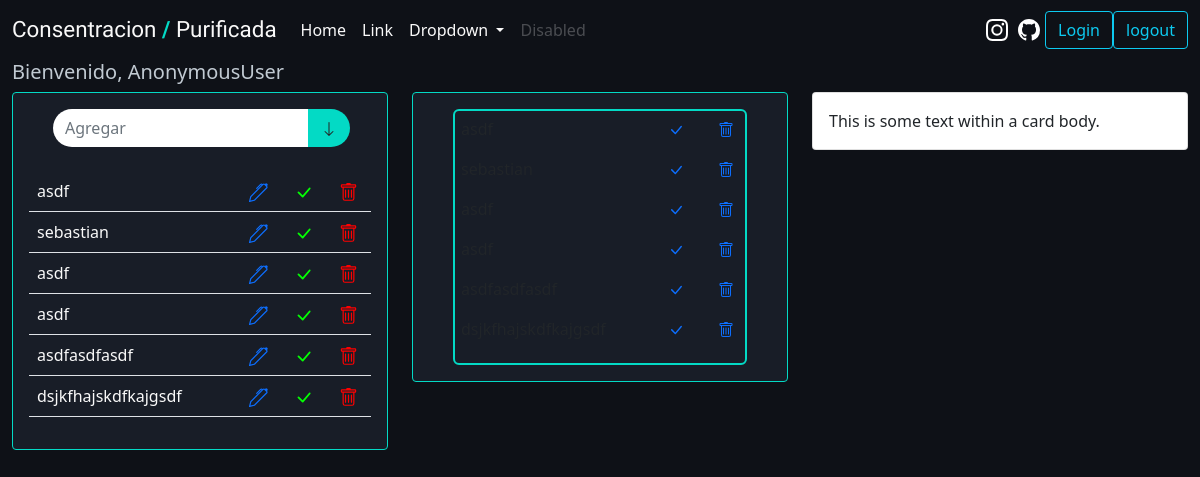
/, run on an earlier commit of the app's database.
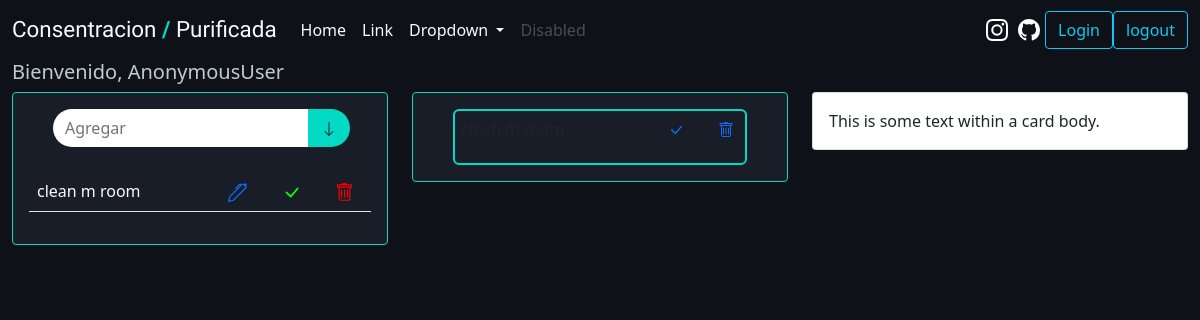
And on a later commit of the database.
### list/models.py (models this page shows, shortened)
class List(models.Model):
    item = models.CharField(max_length=255)
    completed = models.BooleanField(default=False)

### list/views.py (the view)
# urls.py: 2. Add a URL to urlpatterns:  path('', views.home, name='home')
def home(request):
    if request.method == 'POST':
        form = ListForm(request.POST or None)
        if form.is_valid():
            form.save()
            all_items = List.objects.all
            messages.success(request, ('item has been added to list'))
            return render(request, 'home.html', {'all_items': all_items})
    else:
        all_items = List.objects.all
        return render(request, 'home.html', {'all_items': all_items})

### templates/home.html (shortened to what this page needs)
{% extends './base.html' %}
{% load static %}
{% block content %}
<h5 style="color: #c1cad2;">Bienvenido, {{ request.user }}</h5>
<div class="row">
    <div class="col">
        <div style="background: #181d27; border-color: #03dac5;" class="card">
            <div class="card-body">
                <body>
                    <div class="container">
                        <div id="content">
                            <form class='form-inline' method="POST">
                                <div class="input-group">
                                <input name="item" type='text' id='search' class="form-control search-form" placeholder="Agregar">
                                <span class="input-group-btn" style="width:39px">
                                    <button style="background: #03dac5;" id="search-this" type="submit" class="pull-right btn btn-default search-btn">
                                    </button>
                                </span>
                                </div>
                            </form>
                        </div>
                    </div>
                </body>
                <br>
                {% if all_items %}
                    <table class="table">
                    {% for things in all_items %}
                        {% if things.completed %}
                            <tr style="background-color: #03dac5a4;">
                                <td style="text-decoration: line-through;">{{ things.item }}</td>
                                <td><center><a href="{% url 'list:edit' things.id %}">
                                    <svg xmlns="http://www.w3.org/2000/svg" width="19" height="19" fill="currentColor" class="bi bi-pen" viewBox="0 0 16 16">
                                        <path d="m13.498.795.149-.149a1.207 1.207 0 1 1 1.707 1.708l-.149.148a1.5 1.5 0 0 1-.059 2.059L4.854 14.854a.5.5 0 0 1-.233.131l-4 1a.5.5 0 0 1-.606-.606l1-4a.5.5 0 0 1 .131-.232l9.642-9.642a.5.5 0 0 0-.642.056L6.854 4.854a.5.5 0 1 1-.708-.708L9.44.854A1.5 1.5 0 0 1 11.5.796a1.5 1.5 0 0 1 1.998-.001zm-.644.766a.5.5 0 0 0-.707 0L1.95 11.756l-.764 3.057 3.057-.764L14.44 3.854a.5.5 0 0 0 0-.708l-1.585-1.585z"/>
                                      </svg>
                                </a></center></td>
                                <td><center><a href="{% url 'list:uncross' things.id %}">
                                    <svg style="color: rgb(0, 255, 0);" xmlns="http://www.w3.org/2000/svg" width="20" height="20" fill="currentColor" class="bi bi-check-all" viewBox="0 0 16 16">
                                        <path d="M8.97 4.97a.75.75 0 0 1 1.07 1.05l-3.99 4.99a.75.75 0 0 1-1.08.02L2.324 8.384a.75.75 0 1 1 1.06-1.06l2.094 2.093L8.95 4.992a.252.252 0 0 1 .02-.022zm-.92 5.14.92.92a.75.75 0 0 0 1.079-.02l3.992-4.99a.75.75 0 1 0-1.091-1.028L9.477 9.417l-.485-.486-.943 1.179z"/>
                                      </svg>
                                </a></center></td>
                                <td><center><a href="{% url 'list:delete' things.id %}">
                                    <svg style="color: red;" xmlns="http://www.w3.org/2000/svg" width="19" height="19" fill="currentColor" class="bi bi-trash-fill" viewBox="0 0 16 16">
                                        <path d="M2.5 1a1 1 0 0 0-1 1v1a1 1 0 0 0 1 1H3v9a2 2 0 0 0 2 2h6a2 2 0 0 0 2-2V4h.5a1 1 0 0 0 1-1V2a1 1 0 0 0-1-1H10a1 1 0 0 0-1-1H7a1 1 0 0 0-1 1H2.5zm3 4a.5.5 0 0 1 .5.5v7a.5.5 0 0 1-1 0v-7a.5.5 0 0 1 .5-.5zM8 5a.5.5 0 0 1 .5.5v7a.5.5 0 0 1-1 0v-7A.5.5 0 0 1 8 5zm3 .5v7a.5.5 0 0 1-1 0v-7a.5.5 0 0 1 1 0z"/>
                                      </svg>
                                </a></center></td>
                            </tr>
                        {% else %}
                            <tr>
                                <td>{{ things.item }}</td>
                                <td><center><a href="{% url 'list:edit' things.id %}">
                                </a></center></td>
                                <td><center><a href="{% url 'list:cross_off' things.id %}">
                                </a></center></td>
                                <td><center><a href="{% url 'list:delete' things.id %}">
                                </a></center></td>
                            </tr>
                        {% endif %}
                    {% endfor %}
                    </table>
                {% endif %}
            </div>
        </div>
    </div>
    <div class="col">
        <div style="background: #181d27; border-color: #03dac5;" class="card">
            <div class="card-body">
                <div class="container">
                    <div class="inir-cards">
                        {% if all_items %}
                            <div class="row">
                                {% for things in all_items %}
                                    {% if things.completed %}
                                        <div class="col-sm-8">
                                            <p style="text-decoration: line-through;">{{ things.item }}</p>
                                        </div>
                                        <div class="col">
                                            <center> <a href="{% url 'list:uncross' things.id %}">
                                                <svg xmlns="http://www.w3.org/2000/svg" width="16" height="16" fill="currentColor" class="bi bi-check2-all" viewBox="0 0 16 16">
                                                    <path d="M12.354 4.354a.5.5 0 0 0-.708-.708L5 10.293 1.854 7.146a.5.5 0 1 0-.708.708l3.5 3.5a.5.5 0 0 0 .708 0l7-7zm-4.208 7-.896-.897.707-.707.543.543 6.646-6.647a.5.5 0 0 1 .708.708l-7 7a.5.5 0 0 1-.708 0z"/>
                                                    <path d="m5.354 7.146.896.897-.707.707-.897-.896a.5.5 0 1 1 .708-.708z"/>
                                                </svg>
                                            </a></center>
                                        </div>
                                        <div class="col">
                                            <center><a href="{% url 'list:delete' things.id %}">
                                                <svg xmlns="http://www.w3.org/2000/svg" width="16" height="16" fill="currentColor" class="bi bi-trash" viewBox="0 0 16 16">
                                                    <path d="M5.5 5.5A.5.5 0 0 1 6 6v6a.5.5 0 0 1-1 0V6a.5.5 0 0 1 .5-.5zm2.5 0a.5.5 0 0 1 .5.5v6a.5.5 0 0 1-1 0V6a.5.5 0 0 1 .5-.5zm3 .5a.5.5 0 0 0-1 0v6a.5.5 0 0 0 1 0V6z"/>
                                                    <path fill-rule="evenodd" d="M14.5 3a1 1 0 0 1-1 1H13v9a2 2 0 0 1-2 2H5a2 2 0 0 1-2-2V4h-.5a1 1 0 0 1-1-1V2a1 1 0 0 1 1-1H6a1 1 0 0 1 1-1h2a1 1 0 0 1 1 1h3.5a1 1 0 0 1 1 1v1zM4.118 4 4 4.059V13a1 1 0 0 0 1 1h6a1 1 0 0 0 1-1V4.059L11.882 4H4.118zM2.5 3V2h11v1h-11z"/>
                                                </svg>
                                            </a></center>
                                        </div>
                                    {% else %}
                                        <div class="col-sm-8">
                                            <p>{{ things.item }}</p>
                                        </div>
                                        <div class="col">
                                            <center><a href="{% url 'list:cross_off' things.id %}">
                                            </a></center>
                                        </div>
                                        <div class="col">
                                            <center><a href="{% url 'list:delete' things.id %}">
                                            </a></center>
                                        </div>
                                    {% endif %}
                                {% endfor %}
                            </div>
                        {% endif %}
                    </div>
                </div>
            </div>
        </div>
    </div>
    <div class="col">
        <div class="card">
            <div class="card-body">
                This is some text within a card body.
            </div>
        </div>
    </div>
</div>
{% endblock %}

### templates/base.html (shortened to what this page needs)
{% load static %}
<!DOCTYPE html>
<html lang="en">
<head>
  <title>Document</title><link href="https://cdn.jsdelivr.net/npm/bootstrap@5.0.2/dist/css/bootstrap.min.css" rel="stylesheet">
  <link rel="stylesheet" href="{% static 'css/home.css' %}">
</head>
<body style="background: #0e1117">
    <nav class="navbar navbar-expand-lg navbar-dark">
        <div class="container-fluid">
          <a style="color: #f9f9f9; font-family: 'Gemunu Libre', sans-serif; font-size: 140%;" class="navbar-brand" href="/">Consentracion <b style="color: #03dac5;">/</b> Purificada</a>
          <div class="collapse navbar-collapse" id="navbarSupportedContent">
            <ul class="navbar-nav me-auto mb-2 mb-lg-0">
              <li class="nav-item">
                <a style="color: #f9f9f9" class="nav-link active" aria-current="page" href="/">Home</a>
              </li>
              <li class="nav-item">
                <a style="color: #f9f9f9" class="nav-link" href="#">Link</a>
              </li>
              <li class="nav-item dropdown">
                <a style="color: #f9f9f9" class="nav-link dropdown-toggle" href="#" id="navbarDropdown" role="button" data-bs-toggle="dropdown" aria-expanded="false">
                  Dropdown
                </a>
              </li>
              <li class="nav-item">
                <a class="nav-link disabled" href="#" tabindex="-1" aria-disabled="true">Disabled</a>
              </li>
            </ul>
            <div class="d-flex">
              <a style="color: white; padding: 5px;" href="">
              </a>
              <a style="color: white; padding: 5px;" href="">
              </a>
              <div class="d-flex">
                <a href="{% url 'member:login' %}">
                  <button type="button" class="btn btn-outline-info">Login</button>
                </a>
              </div>
              <div class="d-flex">
                <a href="{% url 'member:logout' %}">
                  <button type="button" class="btn btn-outline-info">logout</button>
                </a>
              </div>
          </div>
        </div>
      </nav>
      <div class="container-fluid">
        {% block content %}{% endblock %}
      </div>
</body>
</html>

### templates/home.html (style rules this page uses)
.search-form { border-radius: 30px 0 0 30px; }
.input-group { width:100%; }
#search { border: 1px; }
.search-btn { cursor:pointer; border-radius: 0 30px 30px 0; background-color:#fff; color:#669; }
td { color: #f9f9f9; }
.inir-cards { border: 2px solid red; border-radius: 6px; padding: 6px; border-color: #03dac5; }

What changed in the data, as far as the page shows it:
removed List: item "asdf"
removed List: item "sebastian"
removed List: item "asdf"
removed List: item "asdf"
removed List: item "asdfasdfasdf"
removed List: item "dsjkfhajskdfkajgsdf"
added List: item "clean m room"
